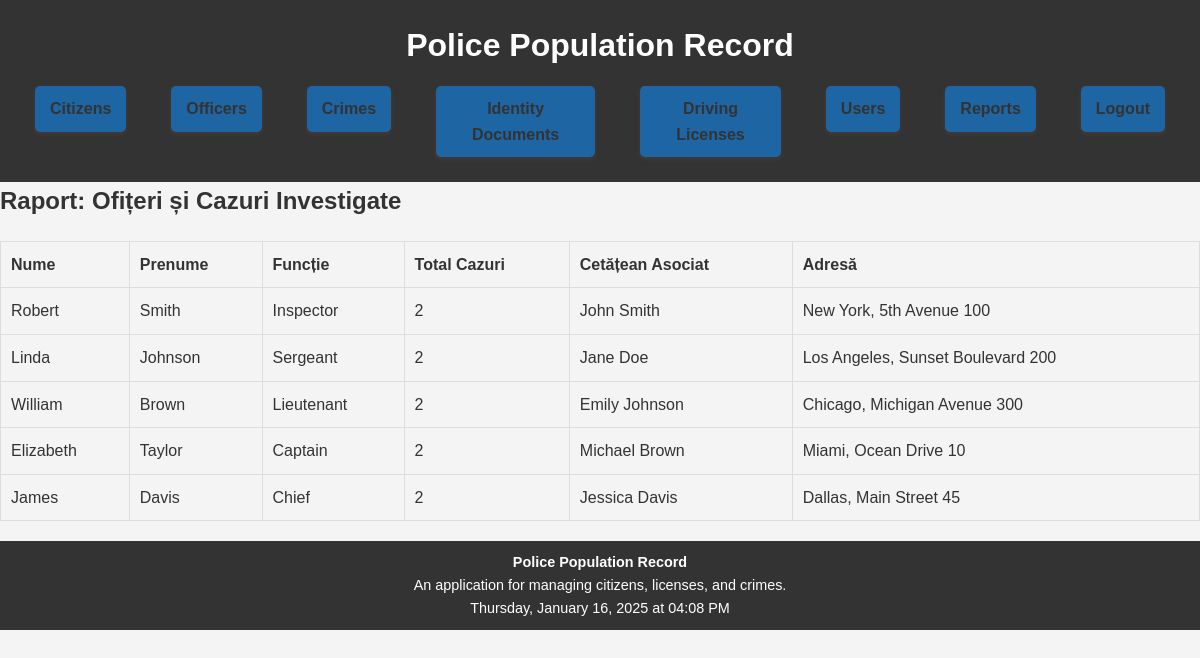
The page /pages/report_officers_cases.php (signed in) on the database its author committed.
### tables this page shows
CREATE TABLE `officers` (
  `Officer_ID` int(11) NOT NULL,
  `Last_Name` varchar(50) NOT NULL,
  `First_Name` varchar(50) NOT NULL,
  `Rank` varchar(20) NOT NULL
);

### pages/report_officers_cases.php (the view, shortened to what this page needs)
<?php
include '../config/database.php';
include '../includes/header.php';
$query = "SELECT Officers.Officer_ID, Officers.First_Name, Officers.Last_Name, Officers.Rank,
                 COUNT(Crimes.Crime_ID) AS Total_Cases,
                 CONCAT(Citizens.First_Name, ' ', Citizens.Last_Name) AS Citizen_Name,
                 CONCAT(Addresses.City, ', ', Addresses.Street, ' ', Addresses.Number) AS Address
          FROM Officers
          LEFT JOIN Crimes ON Officers.Officer_ID = Crimes.Officer_ID
          LEFT JOIN Citizens ON Crimes.Citizen_ID = Citizens.Citizen_ID
          LEFT JOIN Addresses ON Citizens.Address_ID = Addresses.Address_ID
          GROUP BY Officers.Officer_ID";
$stmt = $conn->prepare($query);
$stmt->execute();
$results = $stmt->fetchAll(PDO::FETCH_ASSOC);
?>
<h2>Raport: Ofițeri și Cazuri Investigate</h2>
<table border="1">
    <tr>
        <th>Nume</th>
        <th>Prenume</th>
        <th>Funcție</th>
        <th>Total Cazuri</th>
        <th>Cetățean Asociat</th>
        <th>Adresă</th>
    </tr>
    <?php foreach ($results as $row): ?>
        <tr>
            <td><?= htmlspecialchars($row['First_Name']); ?></td>
            <td><?= htmlspecialchars($row['Last_Name']); ?></td>
            <td><?= htmlspecialchars($row['Rank']); ?></td>
            <td><?= htmlspecialchars($row['Total_Cases']); ?></td>
            <td><?= htmlspecialchars($row['Citizen_Name']); ?></td>
            <td><?= htmlspecialchars($row['Address']); ?></td>
        </tr>
    <?php endforeach; ?>
</table>
<?php include '../includes/footer.php'; ?>

### assets/style.css (style rules this page uses)
* { margin: 0; padding: 0; box-sizing: border-box; }
body { font-family: Arial, sans-serif; line-height: 1.6; color: #333; background-color: #f4f4f4; }
table { width: 100%; margin: 20px 0; border-collapse: collapse; }
table, th, td { border: 1px solid #ddd; }
th, td { padding: 10px; text-align: left; }
th { background-color: #f4f4f4; }

### rows shown on the page
officers: First_Name "Robert", Last_Name "Smith", Rank "Inspector", Total_Cases "2", Citizen_Name "John Smith", Address "New York, 5th Avenue 100"
officers: First_Name "Linda", Last_Name "Johnson", Rank "Sergeant", Total_Cases "2", Citizen_Name "Jane Doe", Address "Los Angeles, Sunset Boulevard 200"
officers: First_Name "William", Last_Name "Brown", Rank "Lieutenant", Total_Cases "2", Citizen_Name "Emily Johnson", Address "Chicago, Michigan Avenue 300"
officers: First_Name "Elizabeth", Last_Name "Taylor", Rank "Captain", Total_Cases "2", Citizen_Name "Michael Brown", Address "Miami, Ocean Drive 10"
officers: First_Name "James", Last_Name "Davis", Rank "Chief", Total_Cases "2", Citizen_Name "Jessica Davis", Address "Dallas, Main Street 45"
